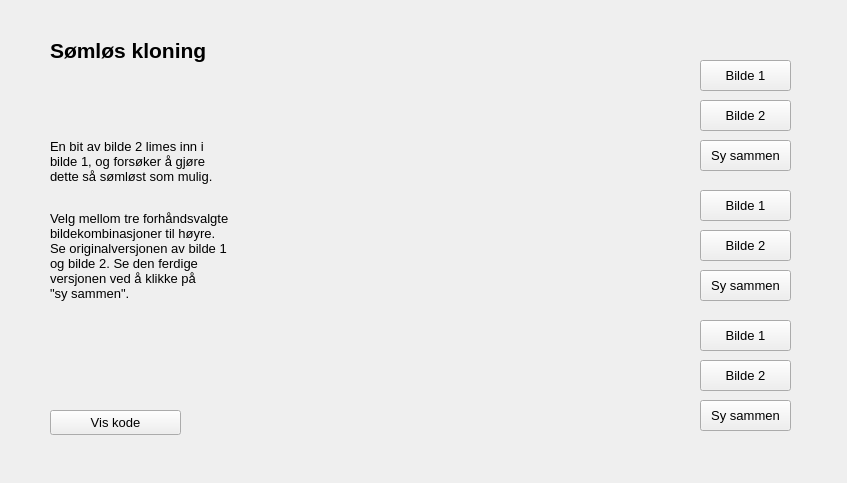
<?xml version="1.0" encoding="UTF-8"?>
<ui version="4.0">
 <class>Form</class>
 <widget class="QWidget" name="Form">
  <property name="geometry">
   <rect>
    <x>0</x>
    <y>0</y>
    <width>847</width>
    <height>483</height>
   </rect>
  </property>
  <property name="windowTitle">
   <string>Form</string>
  </property>
  <widget class="QPushButton" name="imageOneTwo">
   <property name="geometry">
    <rect>
     <x>700</x>
     <y>100</y>
     <width>91</width>
     <height>31</height>
    </rect>
   </property>
   <property name="font">
    <font>
     <pointsize>10</pointsize>
    </font>
   </property>
   <property name="text">
    <string>Bilde 2</string>
   </property>
  </widget>
  <widget class="QPushButton" name="seamlessOne">
   <property name="geometry">
    <rect>
     <x>700</x>
     <y>140</y>
     <width>91</width>
     <height>31</height>
    </rect>
   </property>
   <property name="font">
    <font>
     <pointsize>10</pointsize>
    </font>
   </property>
   <property name="text">
    <string>Sy sammen</string>
   </property>
  </widget>
  <widget class="QPushButton" name="imageOneOne">
   <property name="geometry">
    <rect>
     <x>700</x>
     <y>60</y>
     <width>91</width>
     <height>31</height>
    </rect>
   </property>
   <property name="font">
    <font>
     <pointsize>10</pointsize>
    </font>
   </property>
   <property name="text">
    <string>Bilde 1</string>
   </property>
  </widget>
  <widget class="QLabel" name="glattingOverskrift">
   <property name="geometry">
    <rect>
     <x>50</x>
     <y>20</y>
     <width>221</width>
     <height>61</height>
    </rect>
   </property>
   <property name="font">
    <font>
     <pointsize>16</pointsize>
     <weight>75</weight>
     <italic>false</italic>
     <bold>true</bold>
     <underline>false</underline>
    </font>
   </property>
   <property name="text">
    <string>Sømløs kloning</string>
   </property>
  </widget>
  <widget class="QLabel" name="label_12">
   <property name="geometry">
    <rect>
     <x>50</x>
     <y>110</y>
     <width>241</width>
     <height>221</height>
    </rect>
   </property>
   <property name="font">
    <font>
     <pointsize>10</pointsize>
    </font>
   </property>
   <property name="text">
    <string>&lt;html&gt;&lt;head/&gt;&lt;body&gt;&lt;p&gt;En bit av bilde 2 limes inn i&lt;br/&gt;bilde 1, og forsøker å gjøre&lt;br/&gt;dette så sømløst som mulig.&lt;br/&gt;&lt;/p&gt;&lt;p&gt;Velg mellom tre forhåndsvalgte&lt;br/&gt;bildekombinasjoner til høyre.&lt;br/&gt;Se originalversjonen av bilde 1&lt;br/&gt;og bilde 2. Se den ferdige &lt;br/&gt;versjonen ved å klikke på&lt;br/&gt;&amp;quot;sy sammen&amp;quot;.&lt;/p&gt;&lt;/body&gt;&lt;/html&gt;</string>
   </property>
  </widget>
  <widget class="QPushButton" name="seamlessCode">
   <property name="geometry">
    <rect>
     <x>50</x>
     <y>410</y>
     <width>131</width>
     <height>25</height>
    </rect>
   </property>
   <property name="font">
    <font>
     <pointsize>10</pointsize>
    </font>
   </property>
   <property name="text">
    <string>Vis kode</string>
   </property>
  </widget>
  <widget class="QPushButton" name="imageTwoTwo">
   <property name="geometry">
    <rect>
     <x>700</x>
     <y>230</y>
     <width>91</width>
     <height>31</height>
    </rect>
   </property>
   <property name="font">
    <font>
     <pointsize>10</pointsize>
    </font>
   </property>
   <property name="text">
    <string>Bilde 2</string>
   </property>
  </widget>
  <widget class="QPushButton" name="imageTwoOne">
   <property name="geometry">
    <rect>
     <x>700</x>
     <y>190</y>
     <width>91</width>
     <height>31</height>
    </rect>
   </property>
   <property name="font">
    <font>
     <pointsize>10</pointsize>
    </font>
   </property>
   <property name="text">
    <string>Bilde 1</string>
   </property>
  </widget>
  <widget class="QPushButton" name="seamlessTwo">
   <property name="geometry">
    <rect>
     <x>700</x>
     <y>270</y>
     <width>91</width>
     <height>31</height>
    </rect>
   </property>
   <property name="font">
    <font>
     <pointsize>10</pointsize>
    </font>
   </property>
   <property name="text">
    <string>Sy sammen</string>
   </property>
  </widget>
  <widget class="QPushButton" name="imageThreeTwo">
   <property name="geometry">
    <rect>
     <x>700</x>
     <y>360</y>
     <width>91</width>
     <height>31</height>
    </rect>
   </property>
   <property name="font">
    <font>
     <pointsize>10</pointsize>
    </font>
   </property>
   <property name="text">
    <string>Bilde 2</string>
   </property>
  </widget>
  <widget class="QPushButton" name="imageThreeOne">
   <property name="geometry">
    <rect>
     <x>700</x>
     <y>320</y>
     <width>91</width>
     <height>31</height>
    </rect>
   </property>
   <property name="font">
    <font>
     <pointsize>10</pointsize>
    </font>
   </property>
   <property name="text">
    <string>Bilde 1</string>
   </property>
  </widget>
  <widget class="QPushButton" name="seamlessThree">
   <property name="geometry">
    <rect>
     <x>700</x>
     <y>400</y>
     <width>91</width>
     <height>31</height>
    </rect>
   </property>
   <property name="font">
    <font>
     <pointsize>10</pointsize>
    </font>
   </property>
   <property name="text">
    <string>Sy sammen</string>
   </property>
  </widget>
  <widget class="imagewidget" name="imagewidget" native="true">
   <property name="geometry">
    <rect>
     <x>259</x>
     <y>59</y>
     <width>431</width>
     <height>361</height>
    </rect>
   </property>
  </widget>
 </widget>
 <customwidgets>
  <customwidget>
   <class>imagewidget</class>
   <extends>QWidget</extends>
   <header>imagewidget.h</header>
   <container>1</container>
  </customwidget>
 </customwidgets>
 <resources/>
 <connections/>
</ui>
